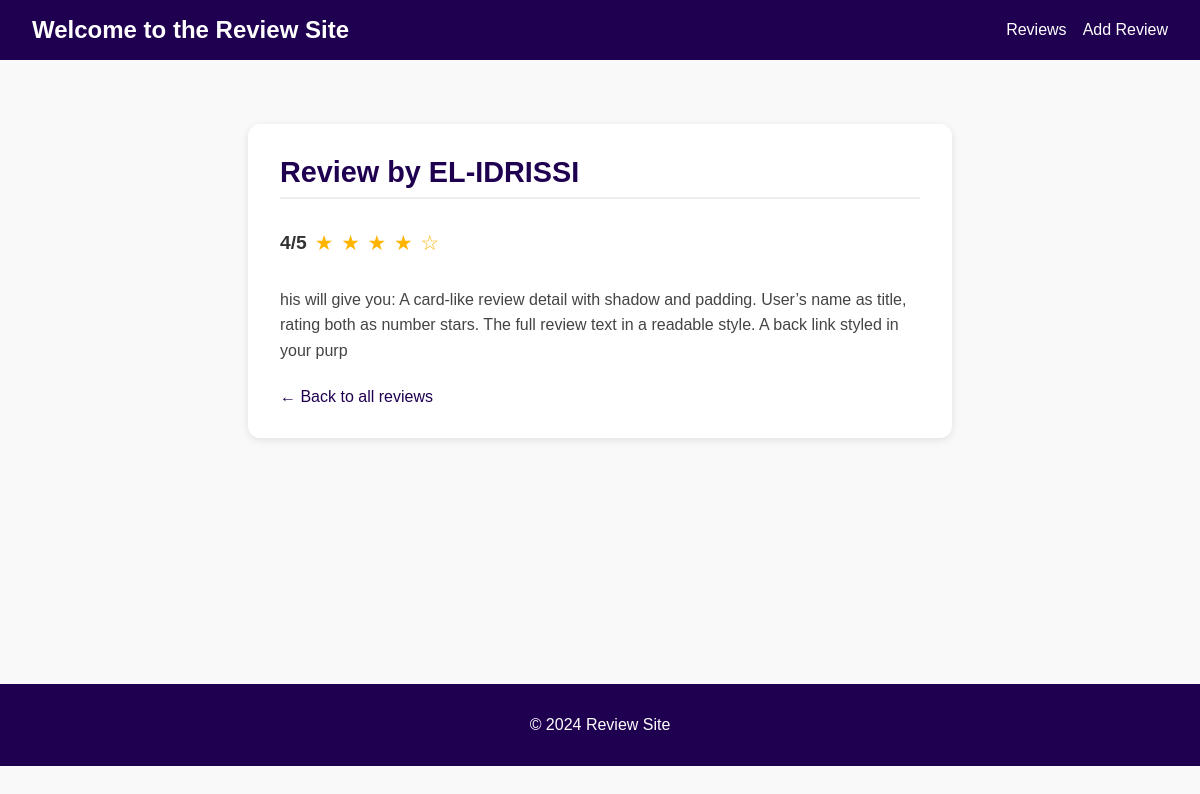
Screenshot of /reviews/3 with the database file from the repository.
### reviews/models.py (models this page shows)
class Review(models.Model):
    user_name = models.CharField(max_length=100)
    review_text = models.TextField(max_length=200)
    rating = models.IntegerField(max_length=5)

### reviews/views.py (the view)
# urls.py: path("reviews/<int:pk>",views.SingleReviewView.as_view(), name='review_detail'),
class SingleReviewView(DetailView):
    template_name = "reviews/single_review.html"
    model = Review

### reviews/templates/reviews/single_review.html (shortened to what this page needs)
{% extends 'reviews/base.html' %}
{% block content %}
  <div class="review-detail">
    <h2 class="review-detail-title">Review by {{ review.user_name }}</h2>
    <div class="review-detail-rating">
      <span class="rating-number">{{ review.rating }}/5</span>
      <span class="review-stars">
        {% for i in "12345"|make_list %}
          {% if forloop.counter <= review.rating %}
            <span class="star filled">★</span>
          {% else %}
            <span class="star">☆</span>
          {% endif %}
        {% endfor %}
      </span>
    </div>
    <p class="review-detail-text">{{ review.review_text }}</p>
    <a href="{% url 'review_list' %}" class="back-link">← Back to all reviews</a>
  </div>
{% endblock %}

### reviews/static/reviews/styles.css (style rules this page uses)
body { font-family: sans-serif; margin: 0; background-color: #f9f9f9; color: #333; }
.review-stars { margin: 0.5rem 0; font-size: 1.2rem; color: #ffb400; }
.star { margin-right: 2px; }
.star.filled { color: #ffb400; }
.review-detail { max-width: 40rem; margin: 2rem auto; padding: 2rem; border-radius: 12px; background: white; box-shadow: 0 2px 8px rgba(0,0,0,0.1); }
.review-detail-title { margin-top: 0; font-size: 1.8rem; color: #1f0050; border-bottom: 2px solid #eee; padding-bottom: 0.5rem; }
.review-detail-rating { margin: 1rem 0; font-size: 1.2rem; display: flex; align-items: center; gap: 0.5rem; }
.rating-number { font-weight: bold; color: #333; }
.review-stars { font-size: 1.3rem; color: #ffb400; }
.review-detail-text { line-height: 1.6; font-size: 1rem; color: #444; margin: 1.5rem 0; }
.back-link { display: inline-block; text-decoration: none; color: #1f0050; font-weight: 500; transition: color 0.3s ease; }

### rows the page displays
Review: user_name "EL-IDRISSI", rating "4", review_text "his will give you: A card-like review detail with shadow and padding. User’s name as title, rating both as number stars. The full review text in a readable style. A back link styled in your purp"
